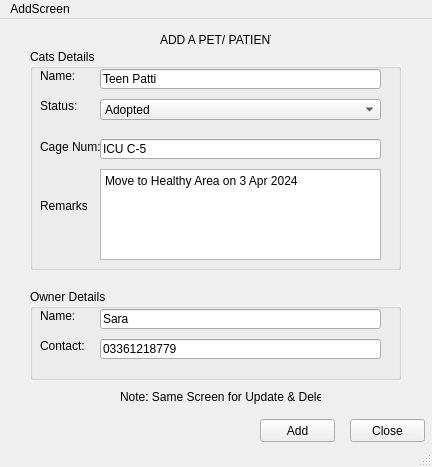
<?xml version="1.0" encoding="UTF-8"?>
<ui version="4.0">
 <class>MainWindow</class>
 <widget class="QMainWindow" name="MainWindow">
  <property name="geometry">
   <rect>
    <x>0</x>
    <y>0</y>
    <width>432</width>
    <height>467</height>
   </rect>
  </property>
  <property name="windowTitle">
   <string>MainWindow</string>
  </property>
  <widget class="QWidget" name="centralwidget">
   <widget class="QGroupBox" name="groupBox">
    <property name="geometry">
     <rect>
      <x>30</x>
      <y>30</y>
      <width>371</width>
      <height>221</height>
     </rect>
    </property>
    <property name="title">
     <string>Cats Details</string>
    </property>
    <widget class="QLabel" name="label">
     <property name="geometry">
      <rect>
       <x>10</x>
       <y>20</y>
       <width>47</width>
       <height>13</height>
      </rect>
     </property>
     <property name="text">
      <string>Name:</string>
     </property>
    </widget>
    <widget class="QLineEdit" name="lineEdit">
     <property name="geometry">
      <rect>
       <x>70</x>
       <y>20</y>
       <width>281</width>
       <height>20</height>
      </rect>
     </property>
     <property name="text">
      <string>Teen Patti</string>
     </property>
    </widget>
    <widget class="QLabel" name="label_2">
     <property name="geometry">
      <rect>
       <x>10</x>
       <y>50</y>
       <width>47</width>
       <height>13</height>
      </rect>
     </property>
     <property name="text">
      <string>Status:</string>
     </property>
    </widget>
    <widget class="QComboBox" name="comboBox">
     <property name="geometry">
      <rect>
       <x>70</x>
       <y>50</y>
       <width>281</width>
       <height>21</height>
      </rect>
     </property>
     <item>
      <property name="text">
       <string>Adopted</string>
      </property>
     </item>
     <item>
      <property name="text">
       <string>Discharged</string>
      </property>
     </item>
     <item>
      <property name="text">
       <string>Expired</string>
      </property>
     </item>
     <item>
      <property name="text">
       <string>Fostered</string>
      </property>
     </item>
     <item>
      <property name="text">
       <string>Healthy In Lower Portion</string>
      </property>
     </item>
     <item>
      <property name="text">
       <string>Missing</string>
      </property>
     </item>
     <item>
      <property name="text">
       <string>Moved To Healthy Area</string>
      </property>
     </item>
     <item>
      <property name="text">
       <string>Ready To Be Moved To Healthy Area</string>
      </property>
     </item>
     <item>
      <property name="text">
       <string>Ready To Discharge</string>
      </property>
     </item>
     <item>
      <property name="text">
       <string>Under Observation</string>
      </property>
     </item>
     <item>
      <property name="text">
       <string>Under Treatment</string>
      </property>
     </item>
    </widget>
    <widget class="QLabel" name="label_6">
     <property name="geometry">
      <rect>
       <x>10</x>
       <y>150</y>
       <width>47</width>
       <height>13</height>
      </rect>
     </property>
     <property name="text">
      <string>Remarks:</string>
     </property>
    </widget>
    <widget class="QTextEdit" name="textEdit">
     <property name="geometry">
      <rect>
       <x>70</x>
       <y>120</y>
       <width>281</width>
       <height>91</height>
      </rect>
     </property>
     <property name="html">
      <string>&lt;!DOCTYPE HTML PUBLIC &quot;-//W3C//DTD HTML 4.0//EN&quot; &quot;http://www.w3.org/TR/REC-html40/strict.dtd&quot;&gt;
&lt;html&gt;&lt;head&gt;&lt;meta name=&quot;qrichtext&quot; content=&quot;1&quot; /&gt;&lt;style type=&quot;text/css&quot;&gt;
p, li { white-space: pre-wrap; }
&lt;/style&gt;&lt;/head&gt;&lt;body style=&quot; font-family:'MS Shell Dlg 2'; font-size:8.25pt; font-weight:400; font-style:normal;&quot;&gt;
&lt;p style=&quot; margin-top:12px; margin-bottom:12px; margin-left:0px; margin-right:0px; -qt-block-indent:0; text-indent:0px;&quot;&gt;&lt;span style=&quot; font-family:'Arial'; font-size:9pt; color:#000000;&quot;&gt;Move to Healthy Area on 3 Apr 2024&lt;/span&gt;&lt;/p&gt;&lt;/body&gt;&lt;/html&gt;</string>
     </property>
    </widget>
    <widget class="QLabel" name="label_8">
     <property name="geometry">
      <rect>
       <x>10</x>
       <y>90</y>
       <width>81</width>
       <height>16</height>
      </rect>
     </property>
     <property name="text">
      <string>Cage Num:</string>
     </property>
    </widget>
    <widget class="QLineEdit" name="lineEdit_4">
     <property name="geometry">
      <rect>
       <x>70</x>
       <y>90</y>
       <width>281</width>
       <height>20</height>
      </rect>
     </property>
     <property name="text">
      <string>ICU C-5</string>
     </property>
    </widget>
   </widget>
   <widget class="QGroupBox" name="groupBox_2">
    <property name="geometry">
     <rect>
      <x>30</x>
      <y>270</y>
      <width>371</width>
      <height>91</height>
     </rect>
    </property>
    <property name="title">
     <string>Owner Details</string>
    </property>
    <widget class="QLabel" name="label_3">
     <property name="geometry">
      <rect>
       <x>10</x>
       <y>20</y>
       <width>47</width>
       <height>13</height>
      </rect>
     </property>
     <property name="text">
      <string>Name:</string>
     </property>
    </widget>
    <widget class="QLineEdit" name="lineEdit_2">
     <property name="geometry">
      <rect>
       <x>70</x>
       <y>20</y>
       <width>281</width>
       <height>20</height>
      </rect>
     </property>
     <property name="text">
      <string>Sara</string>
     </property>
    </widget>
    <widget class="QLabel" name="label_4">
     <property name="geometry">
      <rect>
       <x>10</x>
       <y>50</y>
       <width>47</width>
       <height>13</height>
      </rect>
     </property>
     <property name="text">
      <string>Contact:</string>
     </property>
    </widget>
    <widget class="QLineEdit" name="lineEdit_3">
     <property name="geometry">
      <rect>
       <x>70</x>
       <y>50</y>
       <width>281</width>
       <height>20</height>
      </rect>
     </property>
     <property name="text">
      <string>03361218779</string>
     </property>
    </widget>
   </widget>
   <widget class="QLabel" name="label_5">
    <property name="geometry">
     <rect>
      <x>160</x>
      <y>10</y>
      <width>111</width>
      <height>21</height>
     </rect>
    </property>
    <property name="text">
     <string>ADD A PET/ PATIENT:</string>
    </property>
   </widget>
   <widget class="QPushButton" name="pushButton">
    <property name="geometry">
     <rect>
      <x>260</x>
      <y>400</y>
      <width>75</width>
      <height>23</height>
     </rect>
    </property>
    <property name="text">
     <string>Add</string>
    </property>
   </widget>
   <widget class="QPushButton" name="pushButton_2">
    <property name="geometry">
     <rect>
      <x>350</x>
      <y>400</y>
      <width>75</width>
      <height>23</height>
     </rect>
    </property>
    <property name="text">
     <string>Close</string>
    </property>
   </widget>
   <widget class="QLabel" name="label_7">
    <property name="geometry">
     <rect>
      <x>120</x>
      <y>370</y>
      <width>201</width>
      <height>16</height>
     </rect>
    </property>
    <property name="text">
     <string>Note: Same Screen for Update &amp; Delete</string>
    </property>
   </widget>
  </widget>
  <widget class="QMenuBar" name="menubar">
   <property name="geometry">
    <rect>
     <x>0</x>
     <y>0</y>
     <width>432</width>
     <height>21</height>
    </rect>
   </property>
   <widget class="QMenu" name="menuCatsInfo">
    <property name="title">
     <string>AddScreen</string>
    </property>
   </widget>
   <addaction name="menuCatsInfo"/>
  </widget>
  <widget class="QStatusBar" name="statusbar"/>
 </widget>
 <resources/>
 <connections/>
</ui>
